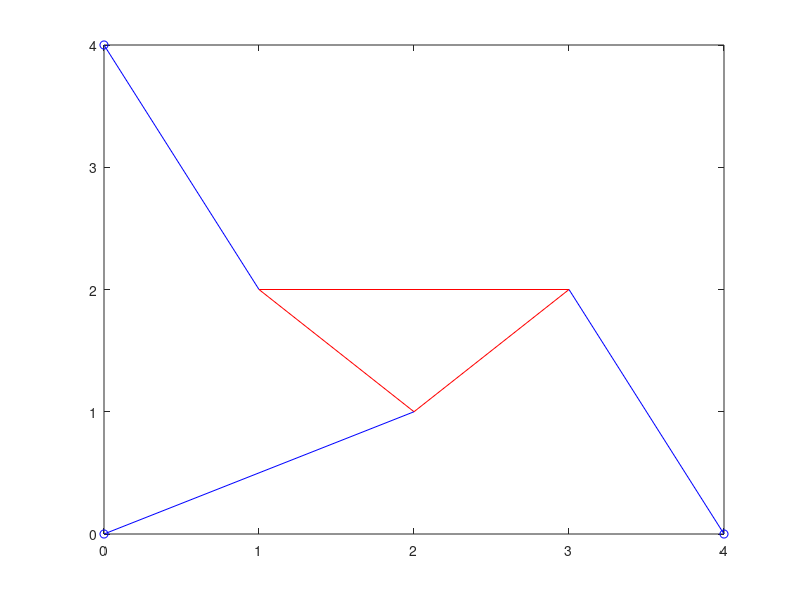

This chart was generated by the following MATLAB code:
% draw the struts for question1

u1 = 1;
u2 = 2;
u3 = 2;
v1 = 2;
v2 = 1;
v3 = 3;
x1 = 4
x2 = 0;
y2 = 4;

plot([u1 u2 u3 u1], [v1 v2 v3 v1], 'r'); hold on
plot([0 x1 x2], [0 0 y2], 'bo');
plot([0 u1], [0 v1], 'b');
plot([x2 u3], [y2 v3], 'b');
plot([x1 u2], [0 v2], 'b')

waitforbuttonpress;
hold off;



u1 = 2;
u2 = 3;
u3 = 1;
v1 = 1;
v2 = 2;
v3 = 2;
x1 = 4
x2 = 0;
y2 = 4;

plot([u1 u2 u3 u1], [v1 v2 v3 v1], 'r'); hold on
plot([0 x1 x2], [0 0 y2], 'bo');
plot([0 u1], [0 v1], 'b');
plot([x2 u3], [y2 v3], 'b');
plot([x1 u2], [0 v2], 'b');